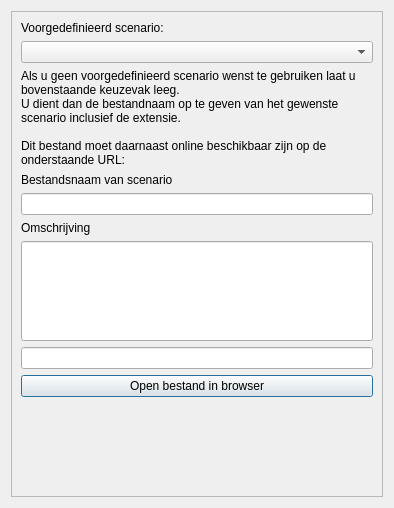
<?xml version="1.0" encoding="UTF-8"?>
<ui version="4.0">
 <class>Dialog</class>
 <widget class="QDialog" name="Dialog">
  <property name="geometry">
   <rect>
    <x>0</x>
    <y>0</y>
    <width>394</width>
    <height>508</height>
   </rect>
  </property>
  <property name="windowTitle">
   <string>Dialog</string>
  </property>
  <layout class="QVBoxLayout" name="verticalLayout_2">
   <item>
    <widget class="QScrollArea" name="scrollArea">
     <property name="widgetResizable">
      <bool>true</bool>
     </property>
     <widget class="QWidget" name="scrollAreaWidgetContents">
      <property name="geometry">
       <rect>
        <x>0</x>
        <y>0</y>
        <width>374</width>
        <height>488</height>
       </rect>
      </property>
      <layout class="QVBoxLayout" name="verticalLayout">
       <item>
        <widget class="QLabel" name="label">
         <property name="text">
          <string>Voorgedefinieerd scenario:</string>
         </property>
        </widget>
       </item>
       <item>
        <widget class="QComboBox" name="scenario_type_id"/>
       </item>
       <item>
        <widget class="QLabel" name="label_3">
         <property name="text">
          <string>Als u geen voorgedefinieerd scenario wenst te gebruiken laat u bovenstaande keuzevak leeg. 
U dient dan de bestandnaam op te geven van het gewenste scenario inclusief de extensie.

Dit bestand moet daarnaast online beschikbaar zijn op de onderstaande URL:</string>
         </property>
         <property name="wordWrap">
          <bool>true</bool>
         </property>
        </widget>
       </item>
       <item>
        <widget class="QLabel" name="label_2">
         <property name="text">
          <string>Bestandsnaam van scenario</string>
         </property>
        </widget>
       </item>
       <item>
        <widget class="QLineEdit" name="file_name"/>
       </item>
       <item>
        <widget class="QLabel" name="label_4">
         <property name="text">
          <string>Omschrijving</string>
         </property>
        </widget>
       </item>
       <item>
        <widget class="QLineEdit" name="omschrijving">
         <property name="minimumSize">
          <size>
           <width>0</width>
           <height>100</height>
          </size>
         </property>
        </widget>
       </item>
       <item>
        <widget class="QLineEdit" name="file_url">
         <property name="readOnly">
          <bool>true</bool>
         </property>
        </widget>
       </item>
       <item>
        <widget class="QPushButton" name="pushButton">
         <property name="text">
          <string>Open bestand in browser</string>
         </property>
        </widget>
       </item>
       <item>
        <spacer name="verticalSpacer">
         <property name="orientation">
          <enum>Qt::Vertical</enum>
         </property>
         <property name="sizeHint" stdset="0">
          <size>
           <width>20</width>
           <height>40</height>
          </size>
         </property>
        </spacer>
       </item>
      </layout>
     </widget>
    </widget>
   </item>
  </layout>
 </widget>
 <resources/>
 <connections/>
</ui>
